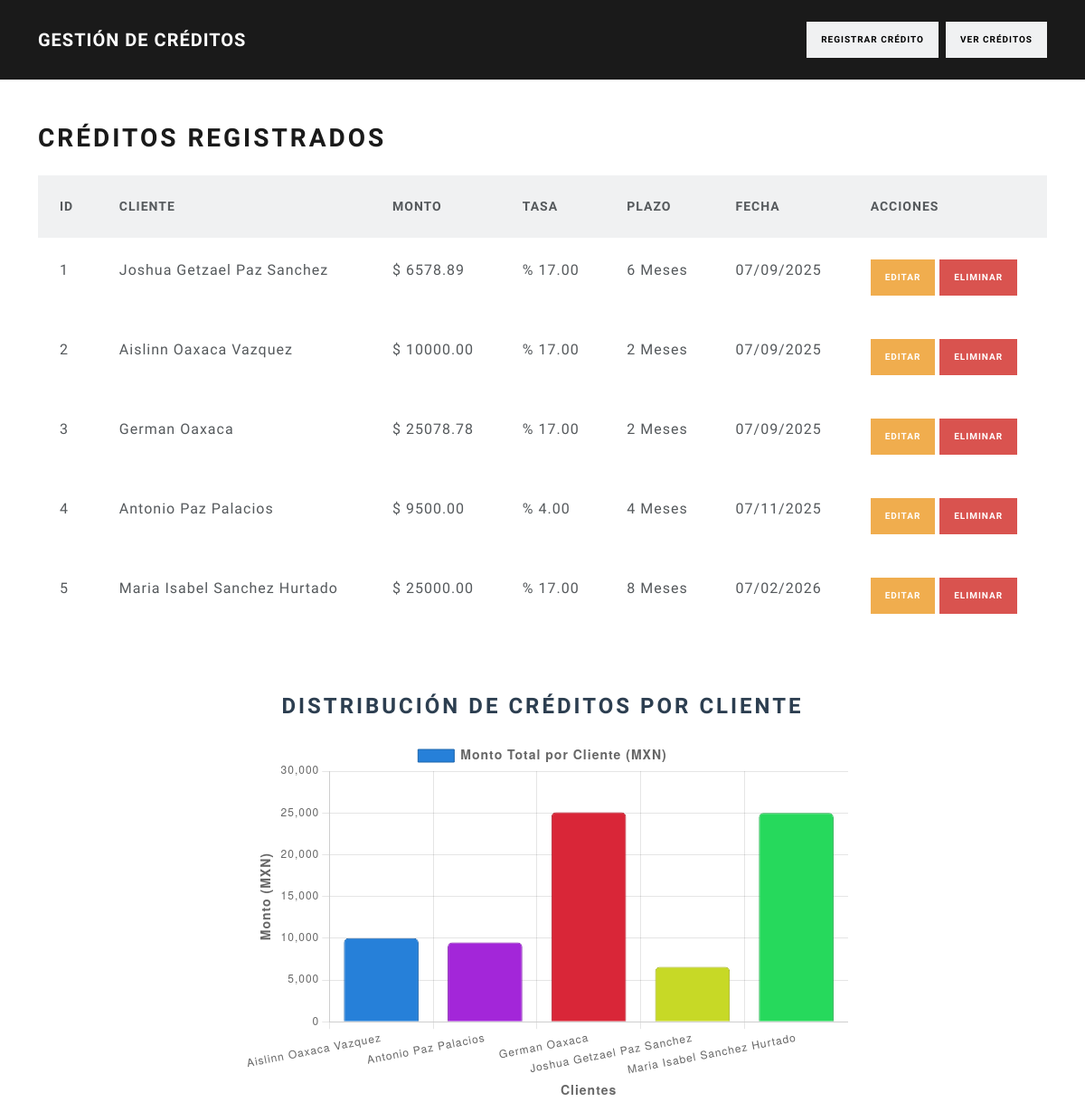
The page /creditos on the database as committed earlier.
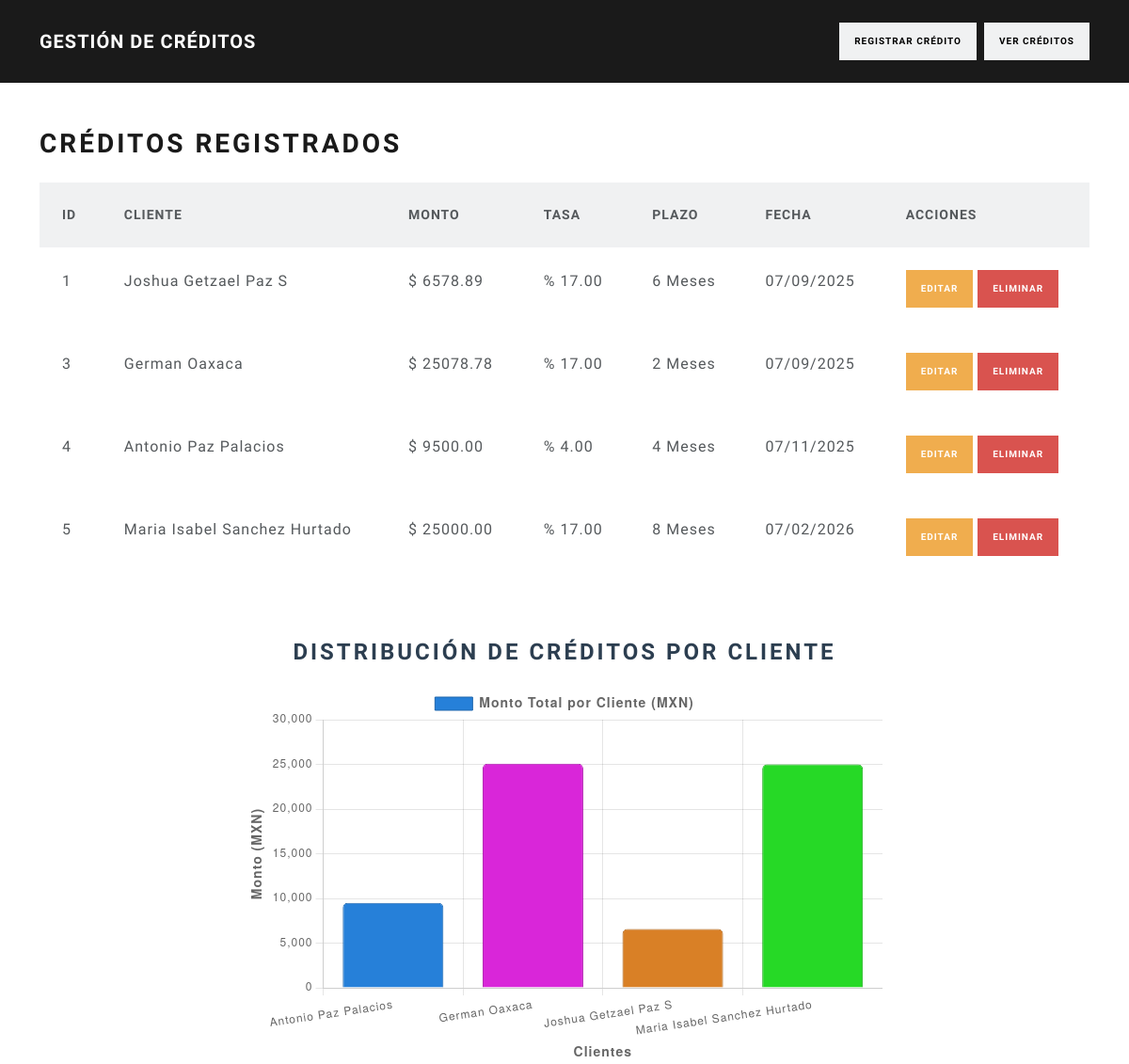
The same page on the database as committed later.
### app.py (models this page shows)
class Credito(db.Model):
    id = db.Column(db.Integer, primary_key=True)
    cliente = db.Column(db.String(100), nullable=False)
    monto = db.Column(db.Float, nullable=False)
    tasa_interes = db.Column(db.Float, nullable=False)
    plazo = db.Column(db.Integer, nullable=False)
    fecha_otorgamiento = db.Column(db.Date, nullable=False)

### app.py (the view)
@app.route('/creditos')
def creditos():
    creditos = Credito.query.all()
    total_por_cliente = (
        db.session.query(Credito.cliente, func.sum(Credito.monto))
        .group_by(Credito.cliente)
        .all()
    )
    clientes = [c[0] for c in total_por_cliente]
    montos = [float(c[1]) for c in total_por_cliente]
    conteo_por_cliente = (
        db.session.query(Credito.cliente, func.count(Credito.id))
        .group_by(Credito.cliente)
        .all()
    )
    conteos = [c[1] for c in conteo_por_cliente]
    return render_template(
        'listaCredito.html',
        creditos=creditos,
        clientes=clientes,
        montos=montos,
        conteos=conteos
    )

### templates/listaCredito.html (shortened to what this page needs)
<!DOCTYPE html>
<html lang="es">
<head>
    <link rel="stylesheet" href="{{ url_for('static', filename='bootstrap.css') }}" />
</head>
<body>
    <nav class="navbar navbar-expand-lg navbar-dark bg-primary" role="navigation" aria-label="Menú principal">
        <div class="container">
            <a class="navbar-brand fw-bold" href="{{ url_for('home') }}">Gestión de Créditos</a>
            <div class="ms-auto d-flex gap-2" role="menu">
                <a href="{{ url_for('registroCredito') }}" class="btn btn-light btn-sm" role="menuitem" aria-label="Registrar nuevo crédito">
                    Registrar Crédito
                </a>
                <a href="{{ url_for('creditos') }}" class="btn btn-light btn-sm" role="menuitem" aria-label="Ver lista de créditos">
                    Ver Créditos
                </a>
            </div>
        </div>
    </nav>
    <br />
    <main class="container mt-4" role="main">
        <h2>Créditos Registrados</h2>
        <div class="table-responsive">
            <table class="table table-bordered mt-3">
                <thead class="table-light">
                    <tr>
                        <th scope="col">ID</th>
                        <th scope="col">Cliente</th>
                        <th scope="col">Monto</th>
                        <th scope="col">Tasa</th>
                        <th scope="col">Plazo</th>
                        <th scope="col">Fecha</th>
                        <th scope="col">Acciones</th>
                    </tr>
                </thead>
                <tbody>
                    {% for credito in creditos %}
                    <tr>
                        <td>{{ credito.id }}</td>
                        <td>{{ credito.cliente }}</td>
                        <td>$ {{ "%.2f"|format(credito.monto) }}</td>
                        <td>% {{ "%.2f"|format(credito.tasa_interes) }}</td>
                        <td>{{ credito.plazo }} Meses</td>
                        <td>{{ credito.fecha_otorgamiento.strftime('%d/%m/%Y') }}</td>
                        <td>
                            <a href="{{ url_for('editarCredito', id=credito.id) }}" class="btn btn-warning btn-sm" aria-label="Editar crédito {{ credito.id }}">
                                Editar
                            </a>
                            <a href="{{ url_for('eliminarCredito', id=credito.id) }}" class="btn btn-danger btn-sm" aria-label="Eliminar crédito {{ credito.id }}" onclick="return confirm('¿Está seguro de eliminar este crédito?');">
                                Eliminar
                            </a>
                        </td>
                    </tr>
                    {% else %}
                    <tr>
                        <td colspan="7" class="text-center">No hay créditos registrados.</td>
                    </tr>
                    {% endfor %}
                </tbody>
            </table>
        </div>
    </main>
    <section class="container mt-4" role="main" style="max-width: 700px; margin: auto;">
    <h3 class="mt-5 mb-4 text-center" style="color: #2c3e50; font-weight: 600;">
        Distribución de Créditos por Cliente
    </h3>
    <canvas id="graficaMontos" style="width: 100%; height: 400px;"></canvas>
    </section>
</body>
</html>

Rows that differ between the two databases and show on the page:
removed Credito: id "2", cliente "Aislinn Oaxaca Vazquez", monto "10000.00", tasa_interes "17.00", plazo "2", fecha_otorgamiento "07/09/2025"
changed Credito id 1: cliente "Joshua Getzael Paz Sanchez" → "Joshua Getzael Paz S"
Other text that changed with them:
chart data {{ clientes|tojson | safe }}: ["Aislinn Oaxaca Vazquez", "Antonio Paz Palacios", "German Oaxaca", "Joshua Getzael Paz Sanchez", "Maria Isabel Sanchez Hurtado"] → ["Antonio Paz Palacios", "German Oaxaca", "Joshua Getzael Paz S", "Maria Isabel Sanchez Hurtado"]
chart data {{ montos|tojson | safe }}: [10000.0, 9500.0, 25078.78, 6578.89, 25000.0] → [9500.0, 25078.78, 6578.89, 25000.0]
